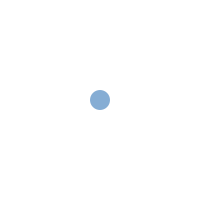
Frame 1 (no input)
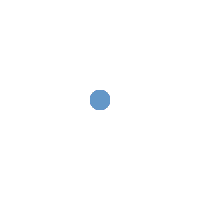
Frame 60 (the mouse pressed at the canvas centre just before this capture)
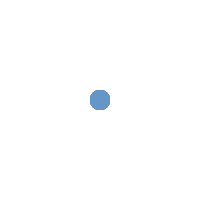
Frame 120 (the mouse held since frame 60 and released just before this capture)

The Processing sketch that drew these frames (run headless with seeded random() and noise(); from frame 60 on, the mouse is pressed at the canvas centre):

// Processing sketch: sketch_4_11_before_random
// ── sketch_4_11_before_random.pde
float r = 100;
float g = 150;
float b =200;
float a = 200;

float diam = 20;
float x = 100;
float y = 100;

void setup() {
size(200,200);
ellipseMode(CENTER);
background(255);
}

void draw(){
// variables to draw the ellipse
noStroke();
fill(r, g, b, a);
ellipse(x, y, diam, diam);
}
